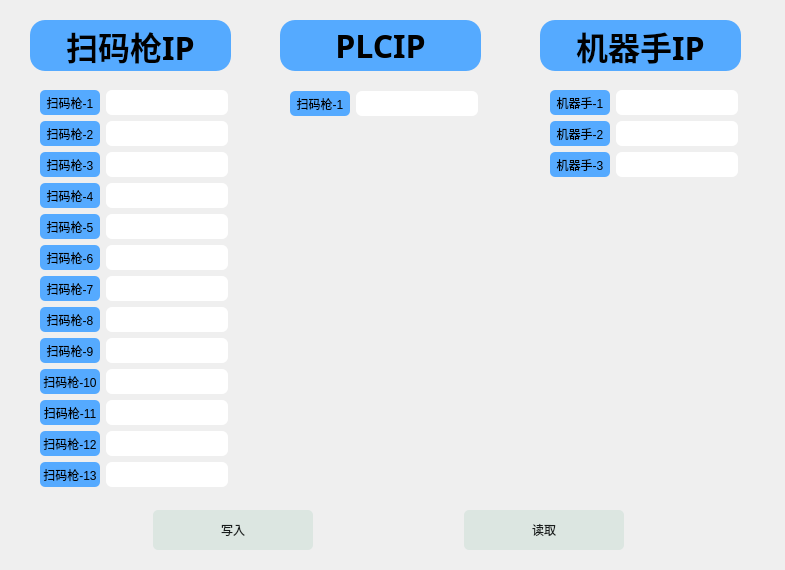
<?xml version="1.0" encoding="UTF-8"?>
<ui version="4.0">
 <class>DeviceIP</class>
 <widget class="QWidget" name="DeviceIP">
  <property name="geometry">
   <rect>
    <x>0</x>
    <y>0</y>
    <width>785</width>
    <height>570</height>
   </rect>
  </property>
  <property name="windowTitle">
   <string>Form</string>
  </property>
  <widget class="QLabel" name="lb_Scaner_14">
   <property name="geometry">
    <rect>
     <x>30</x>
     <y>20</y>
     <width>201</width>
     <height>51</height>
    </rect>
   </property>
   <property name="minimumSize">
    <size>
     <width>70</width>
     <height>28</height>
    </size>
   </property>
   <property name="font">
    <font>
     <family>Aharoni</family>
     <pointsize>24</pointsize>
     <weight>75</weight>
     <bold>true</bold>
    </font>
   </property>
   <property name="styleSheet">
    <string notr="true">border-radius: 15px;
background-color: rgb(85, 170, 255);</string>
   </property>
   <property name="text">
    <string>扫码枪IP</string>
   </property>
   <property name="alignment">
    <set>Qt::AlignCenter</set>
   </property>
  </widget>
  <widget class="QLabel" name="lb_Scaner_15">
   <property name="geometry">
    <rect>
     <x>280</x>
     <y>20</y>
     <width>201</width>
     <height>51</height>
    </rect>
   </property>
   <property name="minimumSize">
    <size>
     <width>70</width>
     <height>28</height>
    </size>
   </property>
   <property name="font">
    <font>
     <family>Aharoni</family>
     <pointsize>24</pointsize>
     <weight>75</weight>
     <bold>true</bold>
    </font>
   </property>
   <property name="styleSheet">
    <string notr="true">border-radius: 15px;
background-color: rgb(85, 170, 255);</string>
   </property>
   <property name="text">
    <string>PLCIP</string>
   </property>
   <property name="alignment">
    <set>Qt::AlignCenter</set>
   </property>
  </widget>
  <widget class="QLabel" name="lb_Scaner_16">
   <property name="geometry">
    <rect>
     <x>540</x>
     <y>20</y>
     <width>201</width>
     <height>51</height>
    </rect>
   </property>
   <property name="minimumSize">
    <size>
     <width>70</width>
     <height>28</height>
    </size>
   </property>
   <property name="font">
    <font>
     <family>Aharoni</family>
     <pointsize>24</pointsize>
     <weight>75</weight>
     <bold>true</bold>
    </font>
   </property>
   <property name="styleSheet">
    <string notr="true">border-radius: 15px;
background-color: rgb(85, 170, 255);</string>
   </property>
   <property name="text">
    <string>机器手IP</string>
   </property>
   <property name="alignment">
    <set>Qt::AlignCenter</set>
   </property>
  </widget>
  <widget class="QWidget" name="layoutWidget">
   <property name="geometry">
    <rect>
     <x>550</x>
     <y>90</y>
     <width>188</width>
     <height>89</height>
    </rect>
   </property>
   <layout class="QGridLayout" name="gridLayout_2">
    <item row="0" column="0">
     <widget class="QLabel" name="label_15">
      <property name="minimumSize">
       <size>
        <width>60</width>
        <height>25</height>
       </size>
      </property>
      <property name="styleSheet">
       <string notr="true">border-radius: 5px;
background-color: rgb(85, 170, 255);</string>
      </property>
      <property name="text">
       <string>机器手-1</string>
      </property>
      <property name="alignment">
       <set>Qt::AlignCenter</set>
      </property>
     </widget>
    </item>
    <item row="0" column="1">
     <widget class="QLineEdit" name="le_SportCardIP_1">
      <property name="minimumSize">
       <size>
        <width>120</width>
        <height>25</height>
       </size>
      </property>
      <property name="styleSheet">
       <string notr="true">border-radius: 6px;
</string>
      </property>
      <property name="alignment">
       <set>Qt::AlignCenter</set>
      </property>
     </widget>
    </item>
    <item row="1" column="0">
     <widget class="QLabel" name="label_16">
      <property name="minimumSize">
       <size>
        <width>60</width>
        <height>25</height>
       </size>
      </property>
      <property name="styleSheet">
       <string notr="true">border-radius: 5px;
background-color: rgb(85, 170, 255);</string>
      </property>
      <property name="text">
       <string>机器手-2</string>
      </property>
      <property name="alignment">
       <set>Qt::AlignCenter</set>
      </property>
     </widget>
    </item>
    <item row="1" column="1">
     <widget class="QLineEdit" name="le_SportCardIP_2">
      <property name="minimumSize">
       <size>
        <width>120</width>
        <height>25</height>
       </size>
      </property>
      <property name="styleSheet">
       <string notr="true">border-radius: 6px;
</string>
      </property>
      <property name="alignment">
       <set>Qt::AlignCenter</set>
      </property>
     </widget>
    </item>
    <item row="2" column="0">
     <widget class="QLabel" name="label_17">
      <property name="minimumSize">
       <size>
        <width>60</width>
        <height>25</height>
       </size>
      </property>
      <property name="styleSheet">
       <string notr="true">border-radius: 5px;
background-color: rgb(85, 170, 255);</string>
      </property>
      <property name="text">
       <string>机器手-3</string>
      </property>
      <property name="alignment">
       <set>Qt::AlignCenter</set>
      </property>
     </widget>
    </item>
    <item row="2" column="1">
     <widget class="QLineEdit" name="le_SportCardIP_3">
      <property name="minimumSize">
       <size>
        <width>120</width>
        <height>25</height>
       </size>
      </property>
      <property name="styleSheet">
       <string notr="true">border-radius: 6px;
</string>
      </property>
      <property name="alignment">
       <set>Qt::AlignCenter</set>
      </property>
     </widget>
    </item>
   </layout>
  </widget>
  <widget class="QWidget" name="layoutWidget">
   <property name="geometry">
    <rect>
     <x>290</x>
     <y>90</y>
     <width>188</width>
     <height>27</height>
    </rect>
   </property>
   <layout class="QGridLayout" name="gridLayout_3">
    <item row="0" column="0">
     <widget class="QLabel" name="label_14">
      <property name="minimumSize">
       <size>
        <width>60</width>
        <height>25</height>
       </size>
      </property>
      <property name="styleSheet">
       <string notr="true">border-radius: 5px;
background-color: rgb(85, 170, 255);</string>
      </property>
      <property name="text">
       <string>扫码枪-1</string>
      </property>
      <property name="alignment">
       <set>Qt::AlignCenter</set>
      </property>
     </widget>
    </item>
    <item row="0" column="1">
     <widget class="QLineEdit" name="le_PLCIP">
      <property name="minimumSize">
       <size>
        <width>120</width>
        <height>25</height>
       </size>
      </property>
      <property name="styleSheet">
       <string notr="true">border-radius: 6px;
</string>
      </property>
      <property name="alignment">
       <set>Qt::AlignCenter</set>
      </property>
     </widget>
    </item>
   </layout>
  </widget>
  <widget class="QWidget" name="layoutWidget">
   <property name="geometry">
    <rect>
     <x>40</x>
     <y>90</y>
     <width>188</width>
     <height>399</height>
    </rect>
   </property>
   <layout class="QGridLayout" name="gridLayout">
    <item row="0" column="0">
     <widget class="QLabel" name="label">
      <property name="minimumSize">
       <size>
        <width>60</width>
        <height>25</height>
       </size>
      </property>
      <property name="styleSheet">
       <string notr="true">border-radius: 5px;
background-color: rgb(85, 170, 255);</string>
      </property>
      <property name="text">
       <string>扫码枪-1</string>
      </property>
      <property name="alignment">
       <set>Qt::AlignCenter</set>
      </property>
     </widget>
    </item>
    <item row="0" column="1">
     <widget class="QLineEdit" name="le_ScanerIP_1">
      <property name="minimumSize">
       <size>
        <width>120</width>
        <height>25</height>
       </size>
      </property>
      <property name="styleSheet">
       <string notr="true">border-radius: 6px;
</string>
      </property>
      <property name="alignment">
       <set>Qt::AlignCenter</set>
      </property>
     </widget>
    </item>
    <item row="1" column="0">
     <widget class="QLabel" name="label_2">
      <property name="minimumSize">
       <size>
        <width>60</width>
        <height>25</height>
       </size>
      </property>
      <property name="styleSheet">
       <string notr="true">border-radius: 5px;
background-color: rgb(85, 170, 255);</string>
      </property>
      <property name="text">
       <string>扫码枪-2</string>
      </property>
      <property name="alignment">
       <set>Qt::AlignCenter</set>
      </property>
     </widget>
    </item>
    <item row="1" column="1">
     <widget class="QLineEdit" name="le_ScanerIP_2">
      <property name="minimumSize">
       <size>
        <width>120</width>
        <height>25</height>
       </size>
      </property>
      <property name="styleSheet">
       <string notr="true">border-radius: 6px;
</string>
      </property>
      <property name="alignment">
       <set>Qt::AlignCenter</set>
      </property>
     </widget>
    </item>
    <item row="2" column="0">
     <widget class="QLabel" name="label_3">
      <property name="minimumSize">
       <size>
        <width>60</width>
        <height>25</height>
       </size>
      </property>
      <property name="styleSheet">
       <string notr="true">border-radius: 5px;
background-color: rgb(85, 170, 255);</string>
      </property>
      <property name="text">
       <string>扫码枪-3</string>
      </property>
      <property name="alignment">
       <set>Qt::AlignCenter</set>
      </property>
     </widget>
    </item>
    <item row="2" column="1">
     <widget class="QLineEdit" name="le_ScanerIP_3">
      <property name="minimumSize">
       <size>
        <width>120</width>
        <height>25</height>
       </size>
      </property>
      <property name="styleSheet">
       <string notr="true">border-radius: 6px;
</string>
      </property>
      <property name="alignment">
       <set>Qt::AlignCenter</set>
      </property>
     </widget>
    </item>
    <item row="3" column="0">
     <widget class="QLabel" name="label_4">
      <property name="minimumSize">
       <size>
        <width>60</width>
        <height>25</height>
       </size>
      </property>
      <property name="styleSheet">
       <string notr="true">border-radius: 5px;
background-color: rgb(85, 170, 255);</string>
      </property>
      <property name="text">
       <string>扫码枪-4</string>
      </property>
      <property name="alignment">
       <set>Qt::AlignCenter</set>
      </property>
     </widget>
    </item>
    <item row="3" column="1">
     <widget class="QLineEdit" name="le_ScanerIP_4">
      <property name="minimumSize">
       <size>
        <width>120</width>
        <height>25</height>
       </size>
      </property>
      <property name="styleSheet">
       <string notr="true">border-radius: 6px;
</string>
      </property>
      <property name="alignment">
       <set>Qt::AlignCenter</set>
      </property>
     </widget>
    </item>
    <item row="4" column="0">
     <widget class="QLabel" name="label_5">
      <property name="minimumSize">
       <size>
        <width>60</width>
        <height>25</height>
       </size>
      </property>
      <property name="styleSheet">
       <string notr="true">border-radius: 5px;
background-color: rgb(85, 170, 255);</string>
      </property>
      <property name="text">
       <string>扫码枪-5</string>
      </property>
      <property name="alignment">
       <set>Qt::AlignCenter</set>
      </property>
     </widget>
    </item>
    <item row="4" column="1">
     <widget class="QLineEdit" name="le_ScanerIP_5">
      <property name="minimumSize">
       <size>
        <width>120</width>
        <height>25</height>
       </size>
      </property>
      <property name="styleSheet">
       <string notr="true">border-radius: 6px;
</string>
      </property>
      <property name="alignment">
       <set>Qt::AlignCenter</set>
      </property>
     </widget>
    </item>
    <item row="5" column="0">
     <widget class="QLabel" name="label_6">
      <property name="minimumSize">
       <size>
        <width>60</width>
        <height>25</height>
       </size>
      </property>
      <property name="styleSheet">
       <string notr="true">border-radius: 5px;
background-color: rgb(85, 170, 255);</string>
      </property>
      <property name="text">
       <string>扫码枪-6</string>
      </property>
      <property name="alignment">
       <set>Qt::AlignCenter</set>
      </property>
     </widget>
    </item>
    <item row="5" column="1">
     <widget class="QLineEdit" name="le_ScanerIP_6">
      <property name="minimumSize">
       <size>
        <width>120</width>
        <height>25</height>
       </size>
      </property>
      <property name="styleSheet">
       <string notr="true">border-radius: 6px;
</string>
      </property>
      <property name="alignment">
       <set>Qt::AlignCenter</set>
      </property>
     </widget>
    </item>
    <item row="6" column="0">
     <widget class="QLabel" name="label_7">
      <property name="minimumSize">
       <size>
        <width>60</width>
        <height>25</height>
       </size>
      </property>
      <property name="styleSheet">
       <string notr="true">border-radius: 5px;
background-color: rgb(85, 170, 255);</string>
      </property>
      <property name="text">
       <string>扫码枪-7</string>
      </property>
      <property name="alignment">
       <set>Qt::AlignCenter</set>
      </property>
     </widget>
    </item>
    <item row="6" column="1">
     <widget class="QLineEdit" name="le_ScanerIP_7">
      <property name="minimumSize">
       <size>
        <width>120</width>
        <height>25</height>
       </size>
      </property>
      <property name="styleSheet">
       <string notr="true">border-radius: 6px;
</string>
      </property>
      <property name="alignment">
       <set>Qt::AlignCenter</set>
      </property>
     </widget>
    </item>
    <item row="7" column="0">
     <widget class="QLabel" name="label_8">
      <property name="minimumSize">
       <size>
        <width>60</width>
        <height>25</height>
       </size>
      </property>
      <property name="styleSheet">
       <string notr="true">border-radius: 5px;
background-color: rgb(85, 170, 255);</string>
      </property>
      <property name="text">
       <string>扫码枪-8</string>
      </property>
      <property name="alignment">
       <set>Qt::AlignCenter</set>
      </property>
     </widget>
    </item>
    <item row="7" column="1">
     <widget class="QLineEdit" name="le_ScanerIP_8">
      <property name="minimumSize">
       <size>
        <width>120</width>
        <height>25</height>
       </size>
      </property>
      <property name="styleSheet">
       <string notr="true">border-radius: 6px;
</string>
      </property>
      <property name="alignment">
       <set>Qt::AlignCenter</set>
      </property>
     </widget>
    </item>
    <item row="8" column="0">
     <widget class="QLabel" name="label_9">
      <property name="minimumSize">
       <size>
        <width>60</width>
        <height>25</height>
       </size>
      </property>
      <property name="styleSheet">
       <string notr="true">border-radius: 5px;
background-color: rgb(85, 170, 255);</string>
      </property>
      <property name="text">
       <string>扫码枪-9</string>
      </property>
      <property name="alignment">
       <set>Qt::AlignCenter</set>
      </property>
     </widget>
    </item>
    <item row="8" column="1">
     <widget class="QLineEdit" name="le_ScanerIP_9">
      <property name="minimumSize">
       <size>
        <width>120</width>
        <height>25</height>
       </size>
      </property>
      <property name="styleSheet">
       <string notr="true">border-radius: 6px;
</string>
      </property>
      <property name="alignment">
       <set>Qt::AlignCenter</set>
      </property>
     </widget>
    </item>
    <item row="9" column="0">
     <widget class="QLabel" name="label_10">
      <property name="minimumSize">
       <size>
        <width>60</width>
        <height>25</height>
       </size>
      </property>
      <property name="styleSheet">
       <string notr="true">border-radius: 5px;
background-color: rgb(85, 170, 255);</string>
      </property>
      <property name="text">
       <string>扫码枪-10</string>
      </property>
      <property name="alignment">
       <set>Qt::AlignCenter</set>
      </property>
     </widget>
    </item>
    <item row="9" column="1">
     <widget class="QLineEdit" name="le_ScanerIP_10">
      <property name="minimumSize">
       <size>
        <width>120</width>
        <height>25</height>
       </size>
      </property>
      <property name="styleSheet">
       <string notr="true">border-radius: 6px;
</string>
      </property>
      <property name="alignment">
       <set>Qt::AlignCenter</set>
      </property>
     </widget>
    </item>
    <item row="10" column="0">
     <widget class="QLabel" name="label_11">
      <property name="minimumSize">
       <size>
        <width>60</width>
        <height>25</height>
       </size>
      </property>
      <property name="styleSheet">
       <string notr="true">border-radius: 5px;
background-color: rgb(85, 170, 255);</string>
      </property>
      <property name="text">
       <string>扫码枪-11</string>
      </property>
      <property name="alignment">
       <set>Qt::AlignCenter</set>
      </property>
     </widget>
    </item>
    <item row="10" column="1">
     <widget class="QLineEdit" name="le_ScanerIP_11">
      <property name="minimumSize">
       <size>
        <width>120</width>
        <height>25</height>
       </size>
      </property>
      <property name="styleSheet">
       <string notr="true">border-radius: 6px;
</string>
      </property>
      <property name="alignment">
       <set>Qt::AlignCenter</set>
      </property>
     </widget>
    </item>
    <item row="11" column="0">
     <widget class="QLabel" name="label_12">
      <property name="minimumSize">
       <size>
        <width>60</width>
        <height>25</height>
       </size>
      </property>
      <property name="styleSheet">
       <string notr="true">border-radius: 5px;
background-color: rgb(85, 170, 255);</string>
      </property>
      <property name="text">
       <string>扫码枪-12</string>
      </property>
      <property name="alignment">
       <set>Qt::AlignCenter</set>
      </property>
     </widget>
    </item>
    <item row="11" column="1">
     <widget class="QLineEdit" name="le_ScanerIP_12">
      <property name="minimumSize">
       <size>
        <width>120</width>
        <height>25</height>
       </size>
      </property>
      <property name="styleSheet">
       <string notr="true">border-radius: 6px;
</string>
      </property>
      <property name="alignment">
       <set>Qt::AlignCenter</set>
      </property>
     </widget>
    </item>
    <item row="12" column="0">
     <widget class="QLabel" name="label_13">
      <property name="minimumSize">
       <size>
        <width>60</width>
        <height>25</height>
       </size>
      </property>
      <property name="styleSheet">
       <string notr="true">border-radius: 5px;
background-color: rgb(85, 170, 255);</string>
      </property>
      <property name="text">
       <string>扫码枪-13</string>
      </property>
      <property name="alignment">
       <set>Qt::AlignCenter</set>
      </property>
     </widget>
    </item>
    <item row="12" column="1">
     <widget class="QLineEdit" name="le_ScanerIP_13">
      <property name="minimumSize">
       <size>
        <width>120</width>
        <height>25</height>
       </size>
      </property>
      <property name="styleSheet">
       <string notr="true">border-radius: 6px;
</string>
      </property>
      <property name="alignment">
       <set>Qt::AlignCenter</set>
      </property>
     </widget>
    </item>
   </layout>
  </widget>
  <widget class="QWidget" name="layoutWidget">
   <property name="geometry">
    <rect>
     <x>8</x>
     <y>505</y>
     <width>761</width>
     <height>51</height>
    </rect>
   </property>
   <layout class="QGridLayout" name="gridLayout_4">
    <item row="0" column="0">
     <widget class="QPushButton" name="pb_Write">
      <property name="minimumSize">
       <size>
        <width>100</width>
        <height>25</height>
       </size>
      </property>
      <property name="maximumSize">
       <size>
        <width>160</width>
        <height>40</height>
       </size>
      </property>
      <property name="styleSheet">
       <string notr="true">background: rgb(220, 230, 225);
border-color: rgb(0, 0, 0);
border-radius: 5px;
color:rgb(24, 28, 27);</string>
      </property>
      <property name="text">
       <string>写入</string>
      </property>
     </widget>
    </item>
    <item row="0" column="1">
     <widget class="QPushButton" name="pb_Read">
      <property name="minimumSize">
       <size>
        <width>100</width>
        <height>25</height>
       </size>
      </property>
      <property name="maximumSize">
       <size>
        <width>160</width>
        <height>40</height>
       </size>
      </property>
      <property name="styleSheet">
       <string notr="true">background: rgb(220, 230, 225);
border-color: rgb(0, 0, 0);
border-radius: 5px;
color:rgb(24, 28, 27);</string>
      </property>
      <property name="text">
       <string>读取</string>
      </property>
     </widget>
    </item>
   </layout>
  </widget>
 </widget>
 <resources/>
 <connections/>
</ui>
